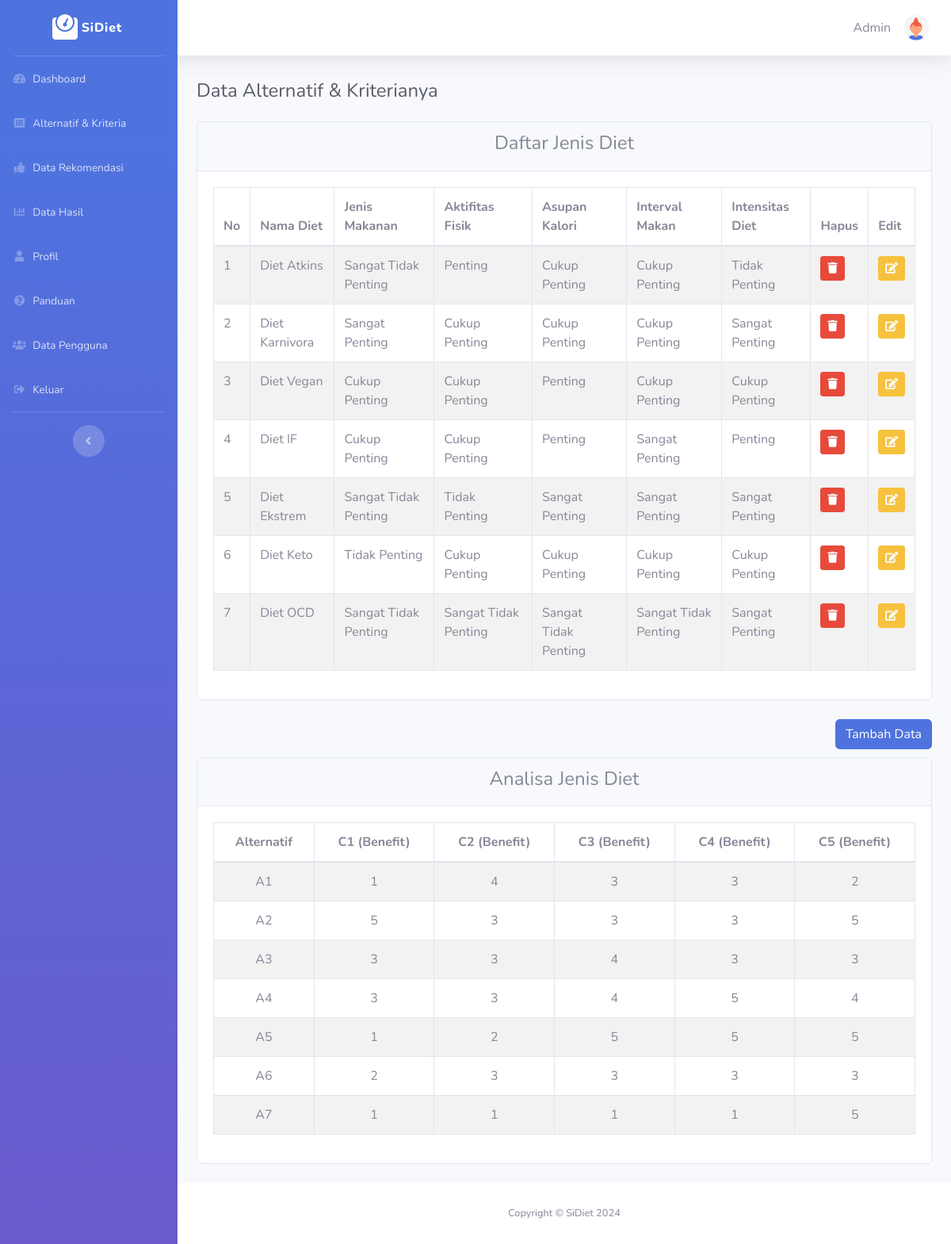
The page /data-kriteria.php (signed in) on the database its author committed.
### tables this page shows
CREATE TABLE `tbl_pengguna` (
  `id_pengguna` int(11) NOT NULL,
  `nama` varchar(100) NOT NULL,
  `jenis_kelamin` enum('L','P') DEFAULT NULL,
  `status_pengguna` enum('admin','user') NOT NULL,
  `email` varchar(100) DEFAULT NULL,
  `no_telepon` varchar(20) DEFAULT NULL,
  `kata_sandi` varchar(255) NOT NULL,
  `reset_token` varchar(255) NOT NULL
);

CREATE TABLE `data_diet` (
  `id_diet` int(4) NOT NULL,
  `nama_diet` varchar(256) NOT NULL,
  `makanan` varchar(64) NOT NULL,
  `olahraga` varchar(64) NOT NULL,
  `goldar` varchar(64) NOT NULL,
  `waktum` varchar(64) NOT NULL,
  `resiko` varchar(64) NOT NULL,
  `makanan_angka` varchar(64) NOT NULL,
  `olahraga_angka` varchar(64) NOT NULL,
  `goldar_angka` varchar(64) NOT NULL,
  `waktum_angka` varchar(64) NOT NULL,
  `resiko_angka` varchar(64) NOT NULL,
  `tanggal_rekomen` date DEFAULT NULL,
  `hasil_rekomen` varchar(64) NOT NULL,
  `id_pengguna` int(11) NOT NULL
);

### templates/table-kriteria.php (the view, shortened to what this page needs)
             <div class="card mb-4">
                 <div class="card-header">
                     <h4 class="text-center">Daftar Jenis Diet</h4>
                 </div>
                 <div class="card-body">
                     <table id="table_id" class="table table-striped table-bordered">
                         <thead>
                             <tr>
                                 <th>No</th>
                                 <th>Nama Diet</th>
                                 <th>Jenis Makanan</th>
                                 <th>Aktifitas Fisik</th>
                                 <th>Asupan Kalori</th>
                                 <th>Interval Makan</th>
                                 <th>Intensitas Diet</th>
                                 <th>Hapus</th>
                                 <th>Edit</th>
                             </tr>
                         </thead>
                         <tbody>
                             <?php
                             $query = mysqli_query($koneksi, "SELECT * FROM data_diet");
                             $no = 1;
                             while ($data = mysqli_fetch_array($query)) {
                             ?>
                                 <tr>
                                     <td><?php echo $no; ?></td>
                                     <td><?php echo $data['nama_diet'] ?></td>
                                     <td><?php echo $data['makanan'] ?></td>
                                     <td><?php echo $data['olahraga'] ?></td>
                                     <td><?php echo $data['goldar'] ?></td>
                                     <td><?php echo $data['waktum'] ?></td>
                                     <td><?php echo $data['resiko'] ?></td>
                                     <td>
                                         <form method="POST">
                                             <button type="submit" name="hapus_diet" class="btn btn-danger btn-sm"><i class="fa fa-trash"></i></button>
                                         </form>
                                     </td>
                                     <td>
                                         <button class="btn btn-warning btn-sm" data-toggle="modal" data-target="#edit<?php echo $data['id_diet']; ?>"><i class="fa fa-edit"></i></button>
                                     </td>
                                 </tr>
                             <?php
                                 $no++;
                             }
                             ?>
                         </tbody>
                     </table>
                 </div>
             </div>
             <button class="btn btn-primary float-right" data-toggle="modal" data-target="#tambah">Tambah Data</button>
             <br>
             <br>
          <div class="card mb-4">
                 <div class="card-header">
                     <h4 class="text-center">Analisa Jenis Diet</h4>
                 </div>
                 <div class="card-body">
                     <table id="table_id" class="table table-striped table-bordered">
                         <thead>
					<tr>
						<th><center>Alternatif</center></th>
						<th><center>C1 (Benefit)</center></th>
						<th><center>C2 (Benefit)</center></th>
						<th><center>C3 (Benefit)</center></th>
						<th><center>C4 (Benefit)</center></th>
						<th><center>C5 (Benefit)</center></th>
					</tr>
				</thead>
				<tbody>
					<?php
					$query=mysqli_query($koneksi,"SELECT * FROM data_diet");
					$no=1;
					while ($data=mysqli_fetch_array($query)) {
					?>
					<tr>
						<td><center><?php echo "A",$no ?></center></td>
						<td><center><?php echo $data['makanan_angka'] ?></center></td>
						<td><center><?php echo $data['olahraga_angka'] ?></center></td>
						<td><center><?php echo $data['goldar_angka'] ?></center></td>
						<td><center><?php echo $data['waktum_angka'] ?></center></td>
						<td><center><?php echo $data['resiko_angka'] ?></center></td>
					</tr>
					<?php
							$no++;}
					?>
				</tbody>
		</table>
		</div>
</div>
         </div>
     </div>

### data-kriteria.php (shortened to what this page needs)
<!DOCTYPE html>
<html lang="id">
<?php include './templates/header.php'; ?>
<body id="page-top">
    <div id="wrapper">
        <?php include './templates/sidebar.php'; ?>
        <div id="content-wrapper" class="d-flex flex-column">
            <div id="content">
                <?php include './templates/navbar.php'; ?>
                <div class="container-fluid">
                    <?= generatePageTitle('Data Alternatif & Kriterianya'); ?>
                    <?php include './templates/table-kriteria.php'; ?>
                    <?php include './templates/footer.php'; ?>
</html>

### templates/header.php (shortened to what this page needs)
<?php require_once 'includes/functions.php'; ?>
<head>
    <link href="vendor/fontawesome-free/css/all.min.css" rel="stylesheet" type="text/css">
    <link href="css/sb-admin-2.min.css" rel="stylesheet">
    <link rel="stylesheet" href="css/index.css">
    <link rel="stylesheet" href="vendor/sweetalert2/dist/sweetalert2.min.css">
</head>

### templates/sidebar.php (shortened to what this page needs)
<?php
require_once 'includes/functions.php';
$status_pengguna = $_SESSION['status_pengguna'] ?? '';
$pages = [
    [
    'name' => 'Dashboard',
    'link' => 'dashboard',
    'icon' => 'fas fa-fw fa-tachometer-alt',
    'show' => ($status_pengguna !== '')
    ],
    [
        'name' => 'Alternatif & Kriteria',
        'link' => 'data-kriteria',
        'icon' => 'fas fa-fw fa-list-alt',
        'show' => ($status_pengguna === 'admin')
    ],
    [
        'name' => 'Data Rekomendasi',
        'link' => 'data-rekomendasi',
        'icon' => 'fas fa-fw fa-thumbs-up',
        'show' => ($status_pengguna !== '')
    ],
    [
        'name' => 'Data Hasil',
        'link' => 'data-hasil',
        'icon' => 'fas fa-fw fa-chart-bar',
        'show' => ($status_pengguna !== '')
    ],
    [
        'name' => 'Profil',
        'link' => 'profil',
        'icon' => 'fas fa-fw fa-user',
        'show' => ($status_pengguna !== '')
    ],
    [
        'name' => 'Panduan',
        'link' => 'panduan',
        'icon' => 'fas fa-fw fa-question-circle',
        'show' => true
    ],
    [
        'name' => 'Data Pengguna',
        'link' => 'data-pengguna',
        'icon' => 'fas fa-fw fa-users',
        'show' => ($status_pengguna === 'admin')
    ],
    [
        'name' => 'Keluar',
        'link' => 'login',
        'icon' => 'fas fa-fw fa-sign-out-alt',
        'show' => ($status_pengguna !== ''),
        'modal' => 'logoutModal'
    ],
    [
        'name' => 'Daftar Akun',
        'link' => 'register',
        'icon' => 'fas fa-fw fa-user-plus',
        'show' => ($status_pengguna !== 'admin' && $status_pengguna !== "user")
    ]
];
?>
<ul class="navbar-nav bg-gradient-custom sidebar sidebar-dark accordion" id="accordionSidebar" style="z-index:1200">
    <a class="sidebar-brand d-flex align-items-center justify-content-center" href="dashboard">
    <div class="sidebar-brand-icon">
        <i class="fas fa-weight"></i>
    </div>
    <div class="sidebar-brand-text mx-1">SiDiet</div>
</a>
    <hr class="sidebar-divider my-0">
    <?php foreach ($pages as $page): ?>
        <?php if ($page['show']): ?>
            <?php if (isset($page['sub_pages'])): ?>
                <li class="nav-item">
                    <a class="nav-link collapsed" href="#" data-toggle="collapse" data-target="#collapse<?php echo str_replace(' ', '', $page['name']); ?>" aria-expanded="true" aria-controls="collapse<?php echo str_replace(' ', '', $page['name']); ?>">
                        <i class="<?php echo $page['icon']; ?>"></i>
                        <span><?php echo $page['name']; ?></span>
                    </a>
                    <div id="collapse<?php echo str_replace(' ', '', $page['name']); ?>" class="collapse" aria-labelledby="heading<?php echo str_replace(' ', '', $page['name']); ?>" data-parent="#accordionSidebar">
                        <div class="bg-white py-2 collapse-inner rounded">
                            <?php foreach ($page['sub_pages'] as $sub_page): ?>
                                <a class="collapse-item" href="<?php echo $sub_page['link']; ?>"><?php echo $sub_page['name']; ?></a>
                            <?php endforeach; ?>
                        </div>
                    </div>
                </li>
            <?php else: ?>
                <li class="nav-item <?php echo isActivePage($current_page, $page['link']); ?>">
                    <a class="nav-link" href="<?php echo $page['link'] ?>" <?php if (isset($page['modal'])) echo ' data-toggle="modal" data-target="#' . $page['modal'] . '"'; ?>>
                        <i class="<?php echo $page['icon'] ?>"></i>
                        <span><?php echo $page['name'] ?></span>
                    </a>
                </li>
            <?php endif; ?>
        <?php endif; ?>
    <?php endforeach; ?>
    <hr class="sidebar-divider d-none d-md-block">
    <div class="text-center d-none d-md-inline">
        <button class="rounded-circle border-0" id="sidebarToggle"></button>
    </div>
</ul>

### templates/navbar.php (shortened to what this page needs)
<?php
include 'includes/koneksi.php';
?>
<nav class="navbar navbar-expand navbar-light bg-white topbar mb-4 fixed-top shadow">
    <ul class="navbar-nav ml-auto">
        <li class="nav-item dropdown no-arrow">
            <a class="nav-link dropdown-toggle" href="#" id="userDropdown" role="button" data-toggle="dropdown"
                aria-haspopup="true" aria-expanded="false">
                <span class="mr-3 d-none d-lg-inline text-gray-600">
                    <?= getNamaPengguna($koneksi); ?>
                </span>
                <img class="user-select-none img-profile rounded-circle" src="<?= getProfileImage($koneksi); ?>"
                    alt="Profil">
            </a>
        </li>
    </ul>
</nav>

### includes/functions.php (shortened to what this page needs)
<?php
$current_page = basename($_SERVER['REQUEST_URI']);
function isActivePage($currentPage, $pageUrl)
{
    return ($currentPage === $pageUrl) ? 'active' : '';
}
function getNamaPengguna($koneksi)
{
    if (isset($_SESSION['email'])) {
        $email = $_SESSION['email'];
        $query = "SELECT nama FROM tbl_pengguna WHERE email = '$email' OR no_telepon='$email'";
        $result = mysqli_query($koneksi, $query);
        $row = mysqli_fetch_assoc($result);
        $namaPengguna = $row['nama'];
        return isset($namaPengguna) ? $namaPengguna : 'Stun Sensei';
    } else {
        return 'Stun Sensei';
    }
}
function getProfileImage($koneksi)
{
    $email = $_SESSION['email'];
    $query = "SELECT jenis_kelamin FROM tbl_pengguna WHERE email = '$email' OR no_telepon='$email'";
    $result = mysqli_query($koneksi, $query);
    $row = mysqli_fetch_assoc($result);
    if ($row) {
        $jenisKelamin = $row['jenis_kelamin'];
        if ($jenisKelamin === 'P') {
            return 'img/profile-woman.svg';
        } else {
            return 'img/profile-man.svg';
        }
    } else {
        return 'img/profile-man.svg';
    }
}
function generatePageTitle($pageTitle)
{
    return '
        <div class="user-select-none d-sm-flex align-items-center justify-content-between mb-4">
            <h1 class="h4 mb-0 text-gray-800">' . $pageTitle . '</h1>
        </div>
    ';
}
?>

### templates/footer.php (shortened to what this page needs)
<footer class="user-select-none sticky-footer bg-white">
    <div class="container my-auto">
        <div class="copyright text-center my-auto">
            <span>Copyright &copy; SiDiet 2024</span>
        </div>
    </div>
</footer>

### css/index.css (style rules this page uses)
#content { margin-top: 100px; }

### templates/sidebar.php (style rules this page uses)
.bg-gradient-custom { background: linear-gradient(180deg, #4e73df 10%, #6a5acd 100%); }

### rows shown on the page
tbl_pengguna: nama "Admin"
data_diet: nama_diet "Diet Atkins", makanan "Sangat Tidak Penting", olahraga "Penting", goldar "Cukup Penting", waktum "Cukup Penting", resiko "Tidak Penting", makanan_angka "1", olahraga_angka "4", goldar_angka "3", waktum_angka "3", resiko_angka "2"
data_diet: nama_diet "Diet Karnivora", makanan "Sangat Penting", olahraga "Cukup Penting", goldar "Cukup Penting", waktum "Cukup Penting", resiko "Sangat Penting", makanan_angka "5", olahraga_angka "3", goldar_angka "3", waktum_angka "3", resiko_angka "5"
data_diet: nama_diet "Diet Vegan", makanan "Cukup Penting", olahraga "Cukup Penting", goldar "Penting", waktum "Cukup Penting", resiko "Cukup Penting", makanan_angka "3", olahraga_angka "3", goldar_angka "4", waktum_angka "3", resiko_angka "3"
data_diet: nama_diet "Diet IF", makanan "Cukup Penting", olahraga "Cukup Penting", goldar "Penting", waktum "Sangat Penting", resiko "Penting", makanan_angka "3", olahraga_angka "3", goldar_angka "4", waktum_angka "5", resiko_angka "4"
data_diet: nama_diet "Diet Ekstrem", makanan "Sangat Tidak Penting", olahraga "Tidak Penting", goldar "Sangat Penting", waktum "Sangat Penting", resiko "Sangat Penting", makanan_angka "1", olahraga_angka "2", goldar_angka "5", waktum_angka "5", resiko_angka "5"
data_diet: nama_diet "Diet Keto", makanan "Tidak Penting", olahraga "Cukup Penting", goldar "Cukup Penting", waktum "Cukup Penting", resiko "Cukup Penting", makanan_angka "2", olahraga_angka "3", goldar_angka "3", waktum_angka "3", resiko_angka "3"
data_diet: nama_diet "Diet OCD", makanan "Sangat Tidak Penting", olahraga "Sangat Tidak Penting", goldar "Sangat Tidak Penting", waktum "Sangat Tidak Penting", resiko "Sangat Penting", makanan_angka "1", olahraga_angka "1", goldar_angka "1", waktum_angka "1", resiko_angka "5"

### other values the page prints
$page['name'] "Dashboard"
$page['name'] "Alternatif & Kriteria"
$page['name'] "Data Rekomendasi"
$page['name'] "Data Hasil"
$page['name'] "Profil"
$page['name'] "Panduan"
$page['name'] "Data Pengguna"
$page['name'] "Keluar"
$pageTitle "Data Alternatif & Kriterianya"
